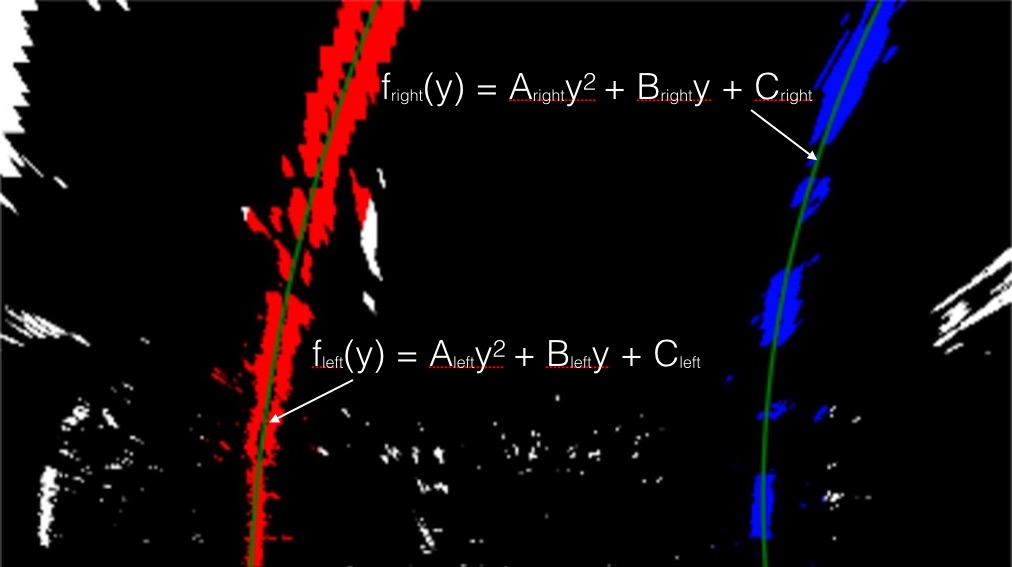
#> input picture examples/color_fit_lines.jpg, 1012 x 567 px; its folder holds only this picture in this run
$ python -i getWarped.py   (imports and definitions only)   (older library calls are emulated)
#> lines starting #> are read from the running program, lines starting #| are printed output that depends on the picture; after the words box and inside, x2 and y2 are one past the last pixel; in counts of white or black regions, pixels touching at a corner belong together
# -*- coding: utf-8 -*-
"""
Created on Thu Aug  2 13:27:19 2018

@author: Christian Welling
"""
import numpy as np
import cv2
import glob
import matplotlib.pyplot as plt
import matplotlib.image as mpimg
import cameraCalibrate as cam
import warper as w


### COMBINING THRESHOLDS
    # MUST PASS A SINGLE CHANEL IMAGE TO sobelXandY
def sobelXandY(img,skernelx,skernely):
    sobel_x = cv2.Sobel(img,cv2.CV_64F,1,0,skernelx)
    sobel_y = cv2.Sobel(img,cv2.CV_64F,0,1,skernely)
    return sobel_x, sobel_y

def abs_sobel_thresh(img, sobel_kernel=3, thresh=(0, 255), orient='x'):
    # Apply the following steps to img
    # 1)
    sobelx,sobely = sobelXandY(img,sobel_kernel,sobel_kernel)

    # 2) Take the absolute value of the derivative in x or y given orient = 'x' or 'y'
    if orient == 'x':
        abs_sobel = np.absolute(sobelx)
    if orient == 'y':
        abs_sobel = np.absolute(sobely)

    # 3) Scale to 8-bit (0 - 255) then convert to type = np.uint8
    scaled_sobel = np.uint8(255*abs_sobel/np.max(abs_sobel))

    # 4) Create a mask of 1's where the scaled gradient magnitude
            # is > thresh_min and < thresh_max
    grad_binary = np.zeros_like(scaled_sobel)
    grad_binary[(scaled_sobel <= thresh[1]) & (scaled_sobel >= thresh[0])] = 1

    # 5) Return this mask as your binary_output image
    return grad_binary

def mag_thresh(img, sobel_kernel=3, mag_thresh=(0, 255)):
    # Apply the following steps to img

    # 1) Take the gradient in x and y separately
    sobel_x,sobel_y = sobelXandY(img,sobel_kernel,sobel_kernel)

    # 3) Calculate the magnitude
    abs_sobel_xy = np.sqrt((sobel_x**2)+(sobel_y**2))

    # 4) Scale to 8-bit (0 - 255) and convert to type = np.uint8
    scaled_sobelxy = np.uint8(255*abs_sobel_xy/np.max(abs_sobel_xy))

    # 5) Create a binary mask where mag thresholds are met
    mag_binary = np.zeros_like(scaled_sobelxy)
    mag_binary[(scaled_sobelxy >= mag_thresh[0]) & (scaled_sobelxy <= mag_thresh[1])] = 1

    # 6) Return this mask as your binary_output image
    return mag_binary


# Define a function that applies Sobel x and y,
# then computes the direction of the gradient
# and applies a threshold.
def dir_threshold(img, sobel_kernel=3, thresh=(0, np.pi/2)):

    # Apply the following steps to img
    sobelx,sobely = sobelXandY(img,sobel_kernel,sobel_kernel)

    # 3) Take the absolute value of the x and y gradients
    abs_sobelx = np.absolute(sobelx)
    abs_sobely = np.absolute(sobely)

    # 4) Use np.arctan2(abs_sobely, abs_sobelx) to calculate the direction of the gradient
    gradTheta = np.arctan2(abs_sobely,abs_sobelx)

    # 5) Create a binary mask where direction thresholds are met
    binary_output = np.zeros_like(gradTheta)

    # 6) Return this mask as your binary_output image
    binary_output[(gradTheta >= thresh[0]) & (gradTheta <= thresh[1])] = 1
    return binary_output

def getBinary(img):

    ## Thresholds
    s_thresh=(110,255)    #  S-Channel
    sx_thresh=(20, 100)   # Sobel X Direction, L-Channel
    sy_thresh = (50,100)  # Sobel Y Direction, L-Channel

    sxs_thresh=(10, 50)   # Sobel X Direction, S-Channel
    sys_thresh = (20,100) # Sobel Y Direction, S-Channel

    h_thresh = (10,25)    # H-Channel

    # detecting white lines
#    r_thresh = (220,255)
#    g_thresh = r_thresh
#    b_thresh = r_thresh

    # detecting white
    l_thresh = (95,100)   # L-Channel

    # Kernel
    sobel_kernel = 9

    ## Extract Channels
    # RGB
#    r_channel = img[:,:,0]
#    g_channel = img[:,:,1]
#    b_channel = img[:,:,2]

    # Generate Gray Scale
    #gray = cv2.cvtColor(img,cv2.COLOR_RGB2GRAY)

    # Convert to HLS color space and separate the V channel
    hls = cv2.cvtColor(img, cv2.COLOR_RGB2HLS)
#> hls: shape (567, 1012, 3); mean of channels 0, 1, 2 15.3, 13.6, 37.6
    l_channel = hls[:,:,1]
    s_channel = hls[:,:,2]
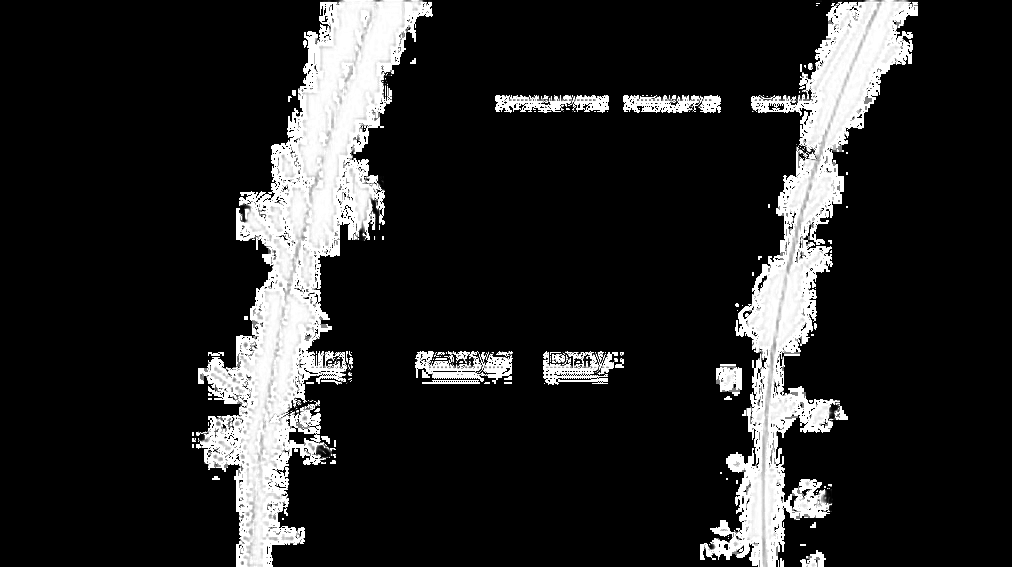
#> s_channel: shape (567, 1012); min 0, max 255, mean 37.6
    h_channel = hls[:,:,0]
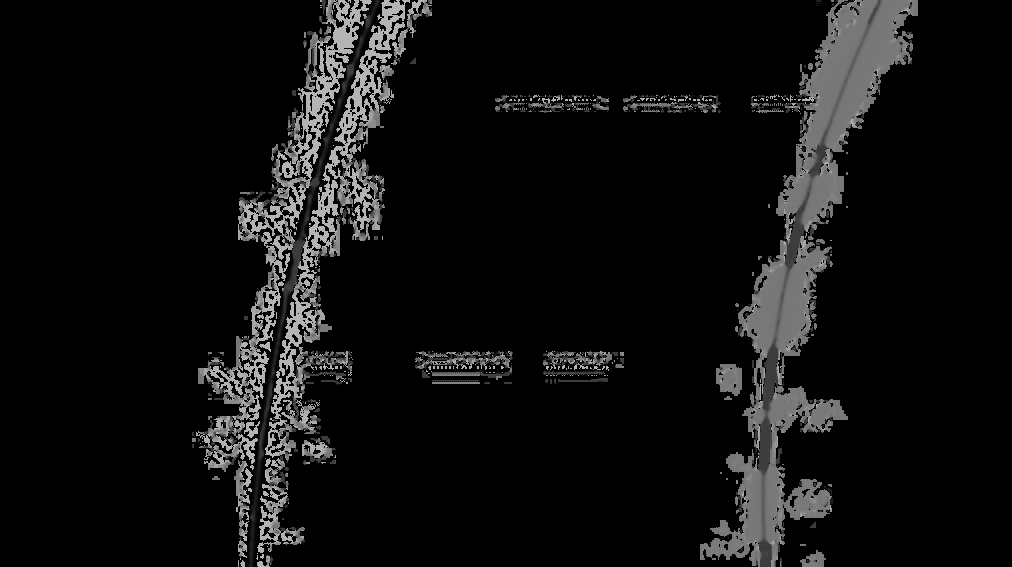
#> h_channel: shape (567, 1012); min 0, max 180, mean 15.3

    # Sobel_x L channel
    sxLbinary = abs_sobel_thresh(l_channel,sobel_kernel,sx_thresh,'x')
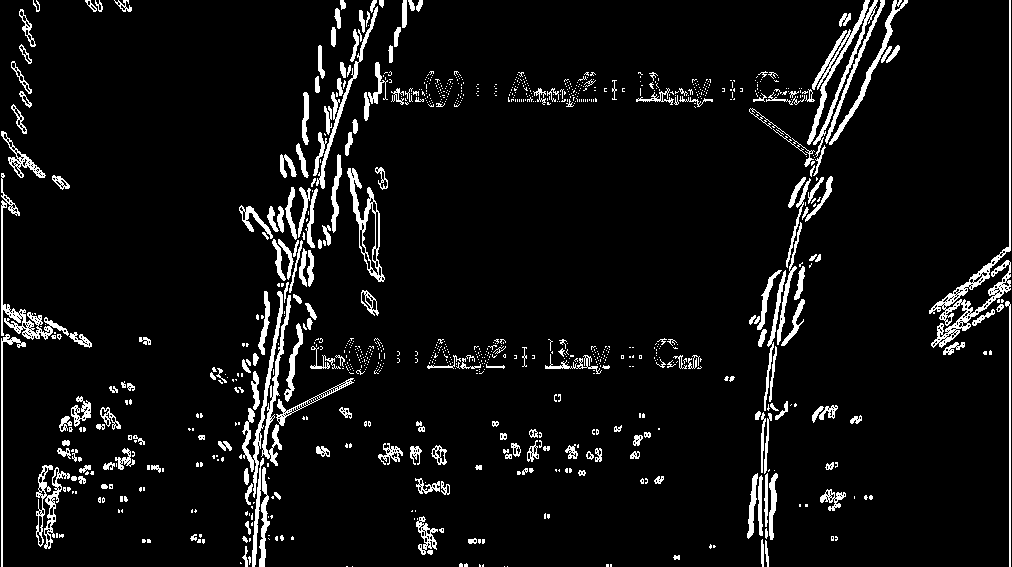
#> sxLbinary: shape (567, 1012); values 0 (black) and 1 (white), 6.5% white; 994 white regions (765 under 20 px), largest, box (x1, y1, x2, y2) and area: (929, 0, 1011, 348) 2309, (807, 0, 878, 157) 1722, (1, 173, 69, 340) 1242
    sxSbinary = abs_sobel_thresh(s_channel,sobel_kernel,sxs_thresh,'x')
#> call 2 of sobelXandY, with skernelx = 9, skernely = 9
#> in sobelXandY (call 2), `sobel_y = cv2.Sobel(img,cv2.CV_64F,0,1,skernely)`:
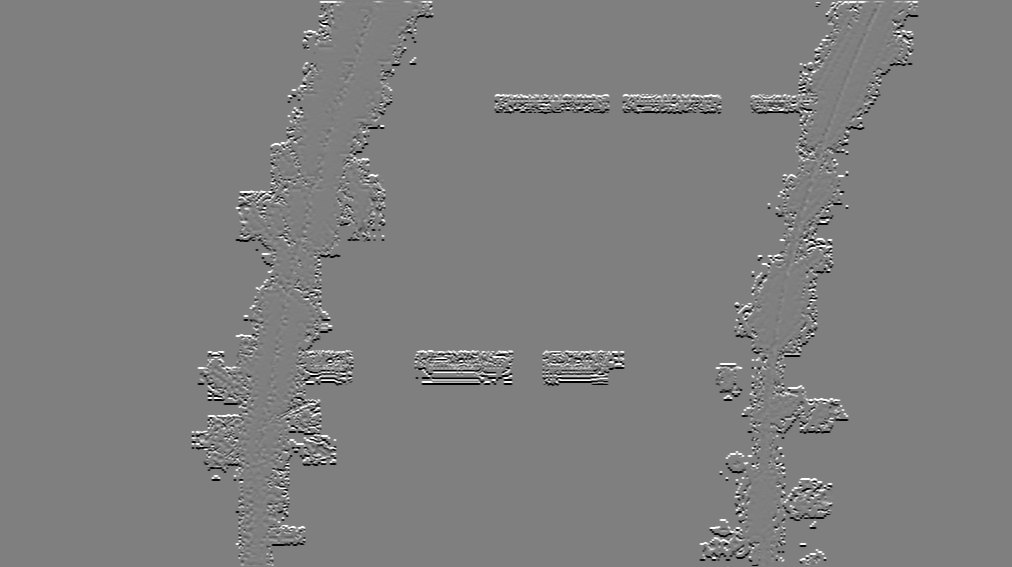
#> sobel_y: shape (567, 1012) float64; min -1020, max 1020, mean -0.1; drawn with min black and max white
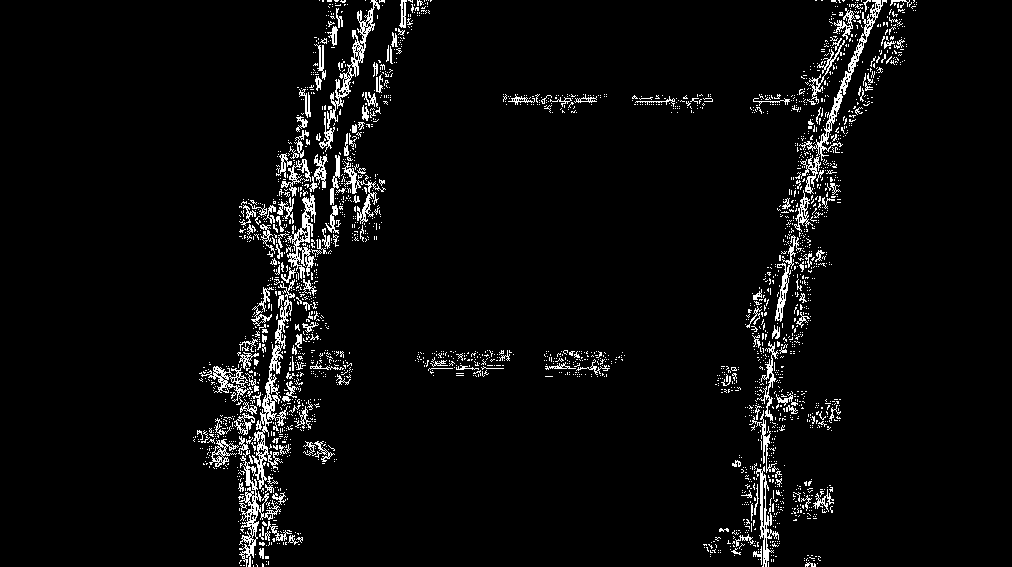
#> sxSbinary: shape (567, 1012); values 0 (black) and 1 (white), 4.5% white in thin lines or dots, all inside (x1, y1, x2, y2) = (193, 0, 917, 567)

    # Sobel_y L channel
    syLbinary = abs_sobel_thresh(l_channel,sobel_kernel,sy_thresh,'y')
#> syLbinary: shape (567, 1012); values 0 (black) and 1 (white), 1.5% white in thin lines or dots
    sySbinary = abs_sobel_thresh(s_channel,sobel_kernel,sys_thresh,'y')
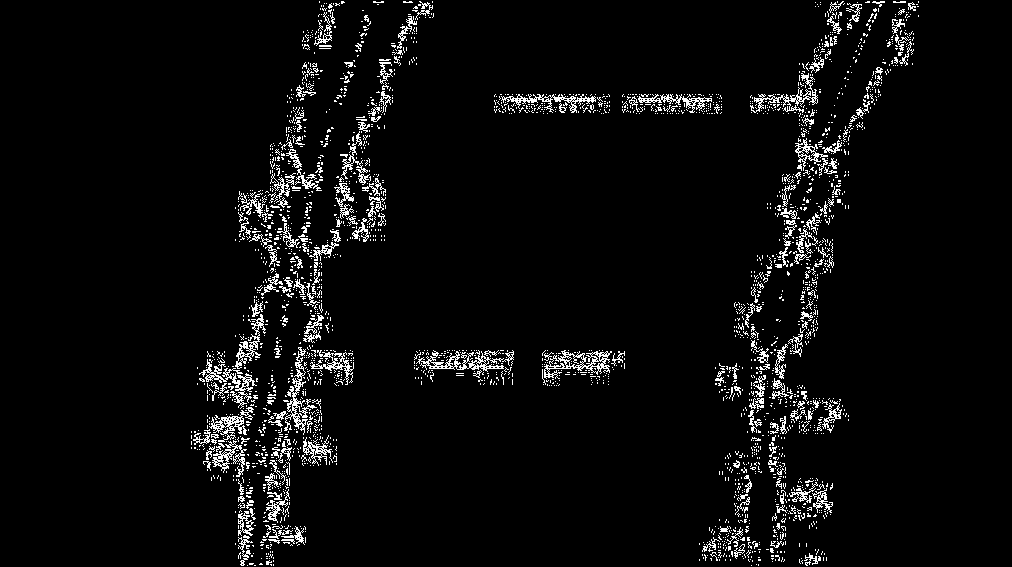
#> sySbinary: shape (567, 1012); values 0 (black) and 1 (white), 4.5% white in thin lines or dots, all inside (x1, y1, x2, y2) = (191, 1, 919, 566)

    ## Threshold color channel
    # RGB
#    r_binary = np.zeros_like(r_channel)
#    r_binary[(r_channel >= r_thresh[0]) & (r_channel < r_thresh[1])] = 1
#
#    g_binary = np.zeros_like(g_channel)
#    g_binary[(g_channel >= g_thresh[0]) & (g_channel < g_thresh[1])] = 1
#
#    b_binary = np.zeros_like(b_channel)
#    b_binary[(b_channel >= b_thresh[0]) & (b_channel < b_thresh[1])] = 1

    # HLS
    s_binary = np.zeros_like(s_channel)
    s_binary[(s_channel >= s_thresh[0]) & (s_channel <= s_thresh[1])] = 1

    h_binary = np.zeros_like(h_channel)
    h_binary[(h_channel >= h_thresh[0]) & (h_channel <= h_thresh[1])] = 1

    l_binary = np.zeros_like(l_channel)
    l_binary[(l_channel >= l_thresh[0]) & (l_channel <= l_thresh[1])] = 1


    ## Combine for Binary Image
    combinedColor = np.zeros_like(s_binary)
    combinedColor[(s_binary == 1) & (h_binary == 1)] = 1

    combinedSobL = np.zeros_like(s_binary)
    combinedSobL[(sxLbinary == 1) & (syLbinary == 1)] = 1

    combinedSobS = np.zeros_like(s_binary)
    combinedSobS[(sxSbinary == 1)&(sySbinary == 1)&(h_binary==1)] = 1

#    combinedRGB = np.zeros_like(r_binary)
#    combinedRGB[(r_binary == 1)&(g_binary == 1) & (b_binary == 1)] = 1

    combined = np.zeros_like(s_binary)
    combined[(combinedColor == 1) | (combinedSobL == 1) | (combinedSobS == 1)] = 1

    return combined

def getWarpedImg(img,M):
    combined = getBinary(img)
    unwarped = w.warper(combined,M)
    return unwarped

>>> import cv2
>>> picture = cv2.cvtColor(cv2.imread('examples/color_fit_lines.jpg'), cv2.COLOR_BGR2RGB)
>>> result = getBinary(picture)
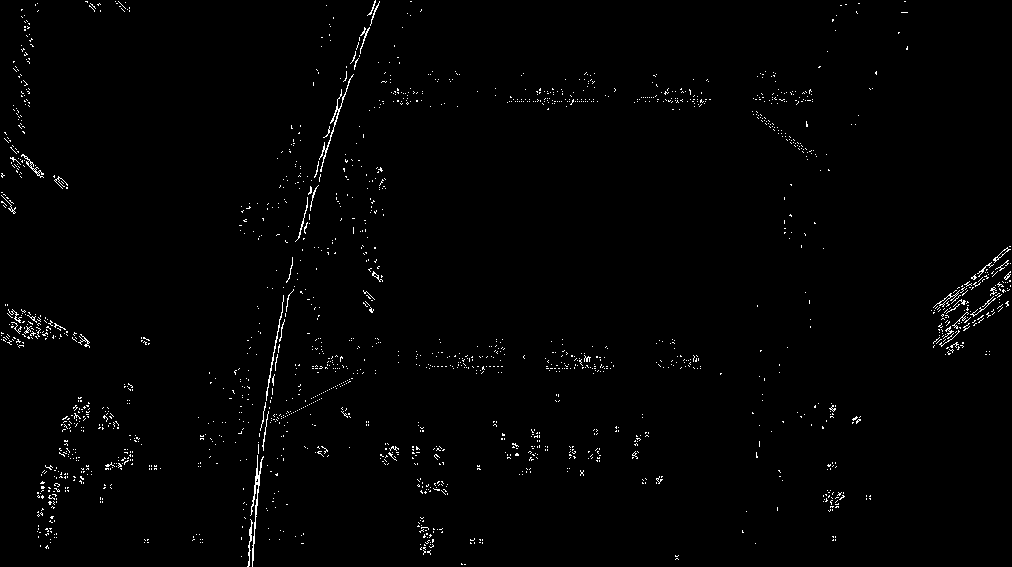
#> result: shape (567, 1012); values 0 (black) and 1 (white), 1.2% white in thin lines or dots
